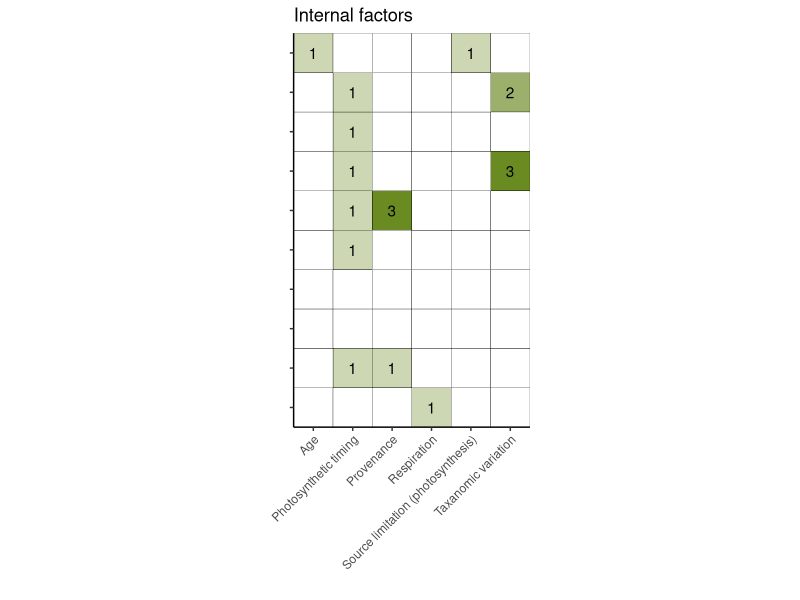
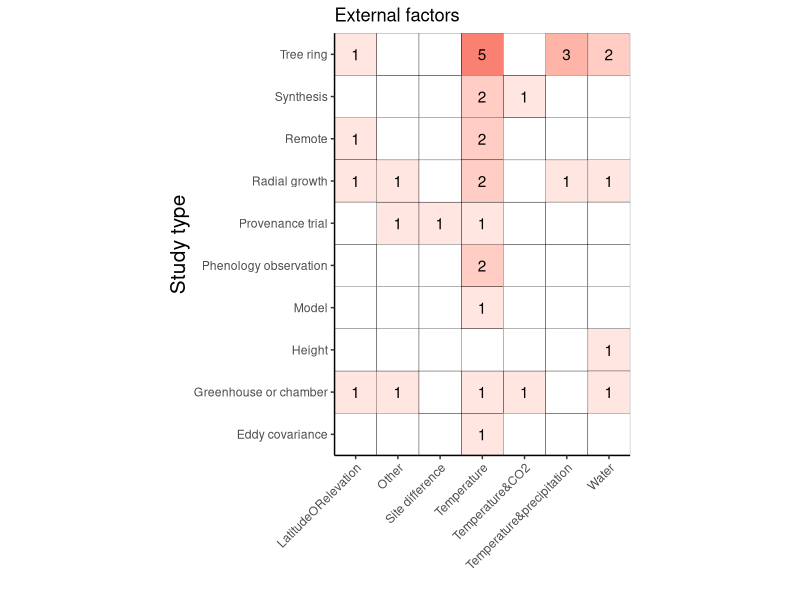

Here is the R script that generated these plots, in order: (Note: this script raises an error after producing the figures.)
## Trying to create  endo/eco heatmaps for manuscript
## Started 2 October 2023 by Lizzie
## Following heatmaps.R, but WAY less pretty.

# housekeeping
rm(list=ls()) 
options(stringsAsFactors=FALSE)

# Setting working directory. Add in your own path in an if statement for your file structure
if(length(grep("lizzie", getwd())>0)) { 
  setwd("~/Documents/git/projects/grephon/grephon/analyses")
} else if (length(grep("c.chamberlain", getwd()))>0) 
{setwd("/Users/c.chamberlain/Documents/git/grephon/analyses")
}

##Load in required libraries and data
library(gplots)
library(RColorBrewer)
library(ggplot2)
library(viridis)
library(dplyr)
library(tidyr)

## data!
greph <- read.csv("output/grephontable.csv")


### Update the heatmaps for Supp to better match the heatmaps in the main document

grephsub <- greph %>%
  select(paper_id, method, what.ext, what.endo) %>%
  mutate(method = ifelse(method=="", "height", method)) %>%
  distinct() %>%
  group_by(method, what.ext) %>%
  mutate(totcounts.ext = n()) %>%
  ungroup() %>%
  group_by(method, what.endo) %>%
  mutate(totcounts.endo = n()) %>%
  select(method, what.ext, what.endo, totcounts.ext, totcounts.endo) 

totalpossible.ext <- grephsub %>%
  ungroup() %>%
  expand(method, what.ext) 

totalpossible.endo <- grephsub %>%
  ungroup() %>%
  expand(method, what.endo) 

allcombos.ext <- grephsub %>%
  ungroup() %>%
  select(method, what.ext, totcounts.ext) %>%
  full_join(totalpossible.ext) %>%
  mutate(totcounts.ext = ifelse(is.na(totcounts.ext), 0, totcounts.ext)) %>%
  distinct() %>%
  filter(!is.na(what.ext)) %>%
  mutate(method = paste0(toupper(substr(method, 1, 1)), substr(method, 2, nchar(method))),
         what.ext = paste0(toupper(substr(what.ext, 1, 1)), substr(what.ext, 2, nchar(what.ext))))

allcombos.endo <- grephsub %>%
  ungroup() %>%
  select(method, what.endo, totcounts.endo) %>%
  full_join(totalpossible.endo) %>%
  mutate(totcounts.endo = ifelse(is.na(totcounts.endo), 0, totcounts.endo)) %>%
  distinct() %>%
  filter(!is.na(what.endo))%>%
  mutate(method = paste0(toupper(substr(method, 1, 1)), substr(method, 2, nchar(method))),
         what.endo = paste0(toupper(substr(what.endo, 1, 1)), substr(what.endo, 2, nchar(what.endo))))

ext <- ggplot(allcombos.ext, aes(x = what.ext, y = method, fill = totcounts.ext)) +
  geom_tile(color = "black") + geom_text(aes(label=ifelse(totcounts.ext==0, "", totcounts.ext))) +
  theme_classic() + 
  scale_fill_continuous(low = "white", high = "salmon")+ 
  xlab("") + ylab("Study type") + ggtitle("External factors") + 
  theme(legend.position = "none",
        axis.title.y = element_text(size = 15)) + 
  scale_x_discrete(guide = guide_axis(angle = 45), expand=c(0,0)) +
  scale_y_discrete(expand=c(0,0)) + coord_equal() 

endo <- ggplot(allcombos.endo, aes(x = what.endo, y = method, fill = totcounts.endo)) +
  geom_tile(color = "black") + geom_text(aes(label=ifelse(totcounts.endo==0, "", totcounts.endo))) +
  theme_classic() + 
  scale_fill_continuous(low = "white", high = "olivedrab4")+ 
  xlab("") + ylab("") + ggtitle("Internal factors") + 
  theme(legend.position = "none",
        axis.text.y=element_blank()) + 
  scale_x_discrete(guide = guide_axis(angle = 45), expand=c(0,0)) +
  scale_y_discrete(expand=c(0,0)) + coord_equal() 

pdf(file=paste0("../figures/heatmaps/heatmap_combined_endo&exo.pdf"), width=7, height=6)
grid::grid.draw(cbind(ggplotGrob(ext), ggplotGrob(endo)))
dev.off()




# For external...

## By growth ... 
growthtypes_simple <- sort(unique(greph$growth))
totrows <- length(growthtypes_simple) ## determine number of rows needed for complete heatmap
whatexttypes_simple <- sort(unique(greph$what.ext))
totcols <- length(whatexttypes_simple) ## determine number of columns needed for complete heatmap

io_countsgreph = matrix(nrow=totrows, ncol=totcols) 
   rownames(io_countsgreph) <- growthtypes_simple 
   colnames(io_countsgreph) <- whatexttypes_simple
 for (i in whatexttypes_simple){ 
   for (j in growthtypes_simple){ 
     subsetgreph <- filter(greph, growthsimple == j, what.ext == i)
     io_countsgreph[j,i] <- n_distinct(subsetgreph$paper_id)
   }
}

pdf(file=paste0("../figures/heatmaps/heatmap_extbygrowth.pdf"), width=11, height=8.5)
mar <- c(14, 14)
heatmap.2(io_countsgreph, Colv=NA, dendrogram="none", 
          cellnote=io_countsgreph, notecol="black", # col=palette_final, 
          trace="none", key=FALSE, Rowv=NA, notecex = 1.5,
          margins = mar, lwid=c(0.1,6), lhei=c(0.1,4), cexRow = 1.2, cexCol = 1.2) 
dev.off()


###
# Now do external by METHOD
greph$method[which(greph$method=="")] <- "height"
method_simple <- sort(unique(greph$method))
totrows <- length(method_simple) ## determine number of rows needed for complete heatmap
whatexttypes_simple <- sort(unique(greph$what.ext))
totcols <- length(whatexttypes_simple) ## determine number of columns needed for complete heatmap

io_countsgreph = matrix(nrow=totrows, ncol=totcols) 
   rownames(io_countsgreph) <- method_simple
   colnames(io_countsgreph) <- whatexttypes_simple
 for (i in whatexttypes_simple){ 
   for (j in method_simple){ 
     subsetgreph <- filter(greph, method == j, what.ext == i)
     io_countsgreph[j,i] <- n_distinct(subsetgreph$paper_id)
   }
}

pdf(file=paste0("../figures/heatmaps/heatmap_extbymethod.pdf"), width=11, height=8.5)
mar <- c(14, 14)
heatmap.2(io_countsgreph, Colv=NA, dendrogram="none", 
          cellnote=io_countsgreph, notecol="black", # col=palette_final, 
          trace="none", key=FALSE, Rowv=NA, notecex = 1.5,
          margins = mar, lwid=c(0.1,6), lhei=c(0.1,4), cexRow = 1.2, cexCol = 1.2) 
dev.off()


###
# Now try external by GSL ...
gsl_simple <- sort(unique(greph$gslsimple))
totrows <- length(gsl_simple ) ## determine number of rows needed for complete heatmap
whatexttypes_simple <- sort(unique(greph$what.ext))
totcols <- length(whatexttypes_simple) ## determine number of columns needed for complete heatmap

io_countsgreph = matrix(nrow=totrows, ncol=totcols) 
   rownames(io_countsgreph) <- gsl_simple 
   colnames(io_countsgreph) <- whatexttypes_simple
 for (i in whatexttypes_simple){ 
   for (j in gsl_simple ){ 
     subsetgreph <- filter(greph, gslsimple == j, what.ext == i)
     io_countsgreph[j,i] <- n_distinct(subsetgreph$paper_id)
   }
}

pdf(file=paste0("../figures/heatmaps/heatmap_extbygsl.pdf"), width=11, height=8.5)
mar <- c(14, 14)
heatmap.2(io_countsgreph, Colv=NA, dendrogram="none", 
          cellnote=io_countsgreph, notecol="black", # col=palette_final, 
          trace="none", key=FALSE, Rowv=NA, notecex = 1.5,
          margins = mar, lwid=c(0.1,6), lhei=c(0.1,4), cexRow = 1.2, cexCol = 1.2) 
dev.off()



# For endogenous ...

###
# Now do endo by METHOD
method_simple <- sort(unique(greph$method))
totrows <- length(method_simple) ## determine number of rows needed for complete heatmap
whatendtypes_simple <- sort(unique(greph$what.endo))
totcols <- length(whatendtypes_simple) ## determine number of columns needed for complete heatmap

io_countsgreph = matrix(nrow=totrows, ncol=totcols) 
   rownames(io_countsgreph) <- method_simple
   colnames(io_countsgreph) <- whatendtypes_simple
 for (i in whatendtypes_simple){ 
   for (j in method_simple){ 
     subsetgreph <- filter(greph, method == j, what.endo == i)
     io_countsgreph[j,i] <- n_distinct(subsetgreph$paper_id)
   }
}

pdf(file=paste0("../figures/heatmaps/heatmap_endobymethod.pdf"), width=11, height=8.5)
mar <- c(14, 14)
heatmap.2(io_countsgreph, Colv=NA, dendrogram="none", 
          cellnote=io_countsgreph, notecol="black", # col=palette_final, 
          trace="none", key=FALSE, Rowv=NA, notecex = 1.5,
          margins = mar, lwid=c(0.1,6), lhei=c(0.1,4), cexRow = 1.2, cexCol = 1.2) 
dev.off()


## By growth ... 
growthtypes_simple <- sort(unique(greph$growth))
totrows <- length(growthtypes_simple) ## determine number of rows needed for complete heatmap
whatendtypes_simple <- sort(unique(greph$what.endo))
totcols <- length(whatendtypes_simple) ## determine number of columns needed for complete heatmap

io_countsgreph = matrix(nrow=totrows, ncol=totcols) 
   rownames(io_countsgreph) <- growthtypes_simple 
   colnames(io_countsgreph) <- whatendtypes_simple
 for (i in whatendtypes_simple){ 
   for (j in growthtypes_simple){ 
     subsetgreph <- filter(greph, growthsimple == j, what.endo == i)
     io_countsgreph[j,i] <- n_distinct(subsetgreph$paper_id)
   }
}

pdf(file=paste0("../figures/heatmaps/heatmap_endobygrowth.pdf"), width=11, height=8.5)
mar <- c(14, 14)
heatmap.2(io_countsgreph, Colv=NA, dendrogram="none", 
          cellnote=io_countsgreph, notecol="black", # col=palette_final, 
          trace="none", key=FALSE, Rowv=NA, notecex = 1.5,
          margins = mar, lwid=c(0.1,6), lhei=c(0.1,4), cexRow = 1.2, cexCol = 1.2) 
dev.off()


###
# Now try external by GSL ...
gsl_simple <- sort(unique(greph$gslsimple))
totrows <- length(gsl_simple ) ## determine number of rows needed for complete heatmap
whatendtypes_simple  <- sort(unique(greph$what.endo))
totcols <- length(whatendtypes_simple) ## determine number of columns needed for complete heatmap

io_countsgreph = matrix(nrow=totrows, ncol=totcols) 
   rownames(io_countsgreph) <- gsl_simple 
   colnames(io_countsgreph) <- whatendtypes_simple
 for (i in whatendtypes_simple){ 
   for (j in gsl_simple ){ 
     subsetgreph <- filter(greph, gslsimple == j, what.endo == i)
     io_countsgreph[j,i] <- n_distinct(subsetgreph$paper_id)
   }
}

pdf(file=paste0("../figures/heatmaps/heatmap_endobygsl.pdf"), width=11, height=8.5)
mar <- c(14, 14)
heatmap.2(io_countsgreph, Colv=NA, dendrogram="none", 
          cellnote=io_countsgreph, notecol="black", # col=palette_final, 
          trace="none", key=FALSE, Rowv=NA, notecex = 1.5,
          margins = mar, lwid=c(0.1,6), lhei=c(0.1,4), cexRow = 1.2, cexCol = 1.2) 
dev.off()
